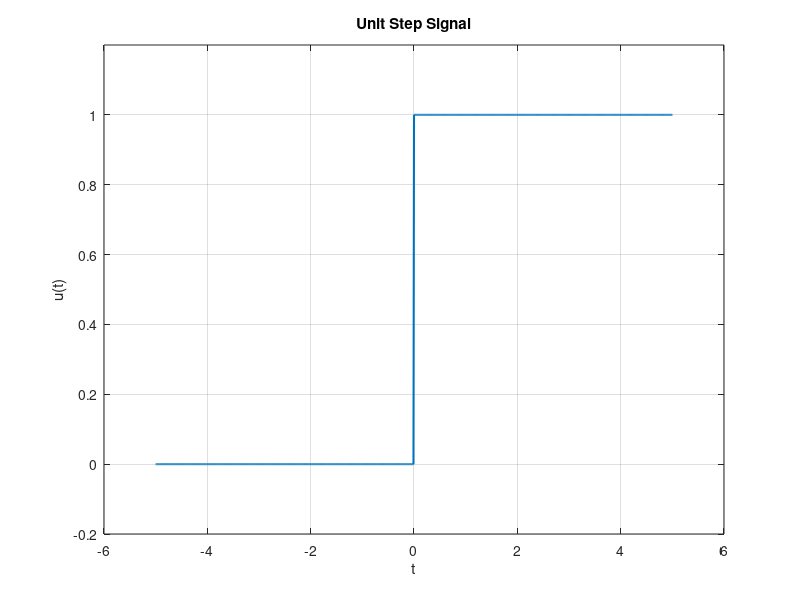

MATLAB code for this plot:
clc;
clear;
close all;

t = -5:0.01:5;
u = double(t >= 0); %

plot(t, u, 'LineWidth', 1.5);
grid on; 
xlabel('t');
ylabel('u(t)');
title('Unit Step Signal');
ylim([-0.2 1.2]); %limit in y axis
